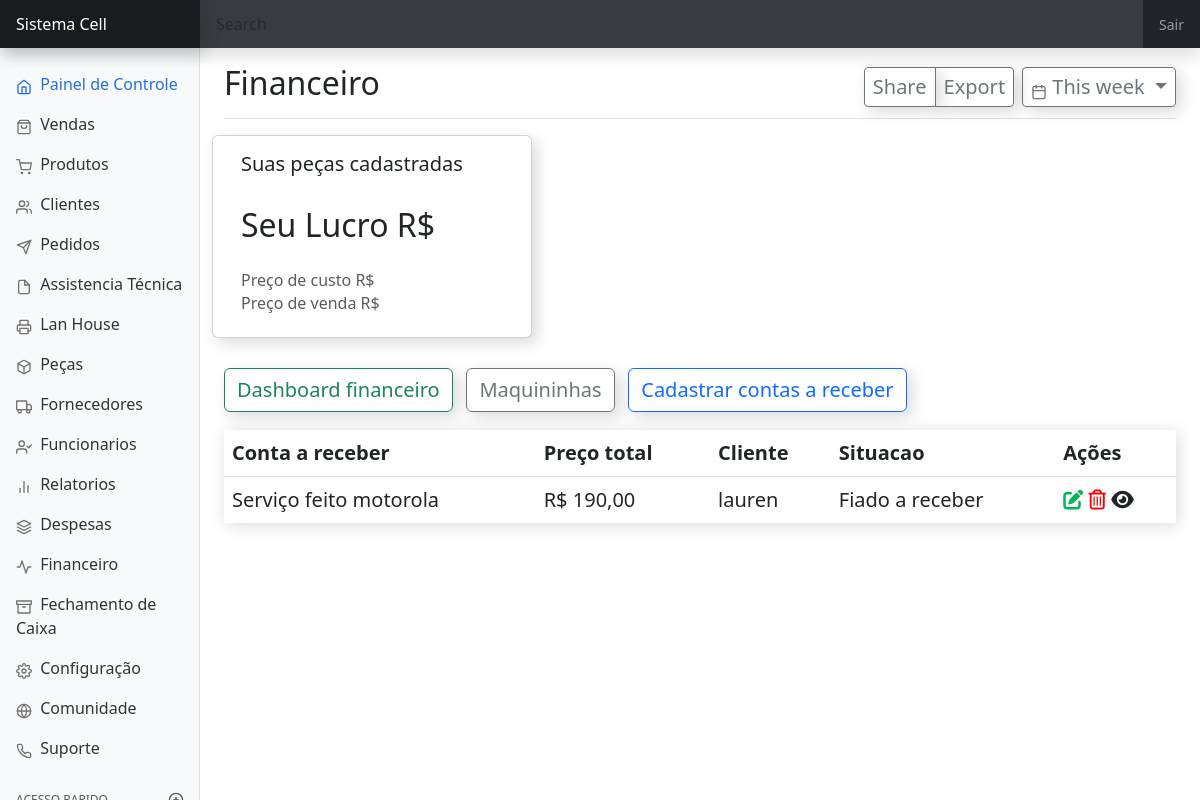
The app's page /financeiro (signed in) with its own data.
### orcamento/models.py (models this page shows, shortened)
class Orcamento(models.Model):
    ANALISE = 'Em analise'
    PASSAR_ORCAMENTO = 'Passar orçamento'
    AGUARDANDO_LIBERACAO = 'Aguardando liberaçāo'
    LIBERADO = 'Liberado'
    EM_REPARO = 'Em reparo'
    FINALIZADO = 'Finalizado'
    FINALIZADO_ENTREGUE = 'Finalizado e entregue'
    GARANTIA_ENCERRADA = 'Garantia encerrada'
    RETORNO_GARANTIA = 'Retorno garantia'
    CANCELADO = 'Cancelado'
    CANCELADO_ENTREGUE = 'Cancelado e entregue'
    STATUS = [
        (ANALISE, 'Em analise'),
        (PASSAR_ORCAMENTO, 'Passar orçamento'),
        (AGUARDANDO_LIBERACAO, 'Aguardando liberaçāo'),
        (LIBERADO,'Liberado'),
        (EM_REPARO, 'Em reparo'),
        (FINALIZADO, 'Finalizado'),
        (FINALIZADO_ENTREGUE, 'Finalizado e entregue'),
        (GARANTIA_ENCERRADA, 'Garantia encerrada'),
        (RETORNO_GARANTIA, 'Retorno garantia'),
        (CANCELADO, 'Cancelado'),
        (CANCELADO_ENTREGUE, 'Cancelado e entregue')
    ]
    PIX = 'Pix'
    CARTAO_CREDITO = 'Cartāo de credito'
    CARTAO_DEBITO = 'Cartāo de debito'
    DINHEIRO = 'Dinheiro'
    FIADO = 'Fiado a receber'
    FORMA_PAGAMENTO = [
        (PIX, 'Pix'),
        (CARTAO_CREDITO, 'Cartāo de credito'),
        (CARTAO_DEBITO, 'Cartāo de debito'),
        (DINHEIRO, 'Dinheiro'),
        (FIADO, 'Fiado a receber')
    ]
    usuario = models.ForeignKey(User, on_delete=models.PROTECT)
    cliente = models.ForeignKey(Cliente, on_delete=models.CASCADE)
    celular = models.CharField(max_length=90)
    data_entrega = models.DateField(null=True, blank=True)
    data_criacao = models.DateTimeField(auto_now_add=True)
    data_edicao = models.DateTimeField(auto_now=True)
    status = models.CharField(choices=STATUS, max_length=21)
    observacao = models.TextField(null=True, blank=True)
    tecnico = models.ForeignKey(Colaborador, on_delete=models.CASCADE)
    desconto = models.DecimalField(max_digits=9, decimal_places=2, null=True, blank=True)
    forma_pagamento = models.CharField(choices=FORMA_PAGAMENTO, max_length=21, default=PIX)
    data_vencimento = models.DateField(null=True, blank=True)
    qtd_parcela = models.IntegerField(null=True, blank=True)
    valor_entrada = models.DecimalField(max_digits=9, decimal_places=2, null=True, blank=True)
    card_machine = models.ForeignKey(CardMachine, on_delete=models.PROTECT, null=True, blank=True)
    card_payment_type = models.CharField(max_length=10, null=True, blank=True)
    card_installments = models.PositiveSmallIntegerField(null=True, blank=True)
    card_fee_percentage = models.DecimalField(max_digits=5, decimal_places=2, null=True, blank=True)
    card_fee_amount = models.DecimalField(max_digits=9, decimal_places=2, null=True, blank=True)
    card_base_amount = models.DecimalField(max_digits=9, decimal_places=2, null=True, blank=True)
    card_final_amount = models.DecimalField(max_digits=9, decimal_places=2, null=True, blank=True)
    pass_card_fee_to_customer = models.BooleanField(default=False)
    class Meta:
        ordering = ('-pk',)
    def total(self):
        if self.card_final_amount is not None:
            return self.card_final_amount
        desconto = self.desconto or Decimal('0.00')
        itens = self.orcamento_items.values_list('preco_orcamento', 'quantidade')
        total = sum(preco * qtd for preco, qtd in itens)
        return total - desconto

### cliente/models.py (models this page shows)
class Cliente(models.Model):
    usuario = models.ForeignKey(User, on_delete=models.PROTECT)
    data_criacao = models.DateTimeField(auto_now_add=True, editable=False)
    data_edicao = models.DateTimeField(auto_now=True, editable=False)
    nome_cliente = models.CharField(max_length=90)
    data_nascimento = models.DateField(null=True, blank=True)
    cpf = models.CharField(max_length=14, null=True, blank=True)
    telefone_contato = models.CharField(max_length=15, null=True, blank=True, validators=[telefone_validator])
    telefone_contato_2 = models.CharField(max_length=15, null=True, blank=True, validators=[telefone_validator])
    rua = models.CharField(max_length=99, null=True, blank=True)
    numero_casa = models.IntegerField(null=True, blank=True)
    bairro = models.CharField(max_length=90, null=True, blank=True)
    observacao = models.TextField(null=True, blank=True)
    def __str__(self):
        return self.nome_cliente

### financeiro/views.py (the view)
# urls.py: path('financeiro', login_required(ListaContasAReceber.as_view()), name='financeiro'),
class ListaContasAReceber(ListView):
    model = ContasAReceber
    template_name = 'financeiro/pagina-inicial-contas-a-receber.html'
    def get_queryset(self):
        return ContasAReceber.objects.filter(usuario=self.request.user)
    def get_context_data(self, **kwargs):
        context = super(ListaContasAReceber, self).get_context_data(**kwargs)
        context['venda'] = Vendas.objects.filter(forma_pagamento = 'Fiado a receber', usuario=self.request.user)
        context['orcamento'] = Orcamento.objects.filter(forma_pagamento = 'Fiado a receber', usuario=self.request.user)
        return context

### financeiro/templates/financeiro/pagina-inicial-contas-a-receber.html (shortened to what this page needs)
{% extends 'dashboard/pagina-inicial.html' %}
{% block titulo %}
Financeiro
{% endblock titulo %}
{% block conteudo %}
<div class="row" id="relatorio-financeiro">
    <div class="card">
        <div class="card-body">
          <h5 class="card-title">Suas peças cadastradas <b></b></h5>
          <h2 class="card-text">Seu Lucro R$</h2>
          <h6 class="card-subtitle mb-2 text-muted">Preço de custo R$</h6>
          <h6 class="card-subtitle mb-2 text-muted">Preço de venda R$</h6>
        </div>
      </div>
</div>
<div style="margin-top: 30px;">
<a href="{% url 'dashboard-financeiro' %}" class="btn btn-outline-success" style="margin-right: 10px;">Dashboard financeiro</a>
<a href="{% url 'maquininhas-cartao' %}" class="btn btn-outline-secondary" style="margin-right: 10px;">Maquininhas</a>
<a
        data-bs-toggle="modal"
        data-bs-target="#staticBackdrop"
        class="btn btn-outline-primary"
        hx-get="{% url 'cadastrar-contas-a-receber' %}"
        hx-target="#adicionar-conteudo">Cadastrar contas a receber</a>
</div>
<div style="padding-top: 18px">
    <table class="table table-borderless table-hover" style="box-shadow: 2px 2px 15px 0px rgba(4, 4, 4, 0.15);">
        <thead style="border-bottom: 0.15px solid rgb(229, 224, 224)">
            <tr>
                <th>Conta a receber</th>
                <th>Preço total</th>
                <th>Cliente</th>
                <th>Situacao</th>
                <th>Ações</th>
            </tr>
        </thead>
        <tbody id="financeiro-Tbody">
            {% include 'financeiro/tabela/tabela-contas-a-receber.html' %}
        </tbody>
    </table>
</div>
{% endblock conteudo %}

### financeiro/templates/financeiro/tabela/linhas-tabela-contas-a-receber-orcamento.html
<tr>
    <td>Serviço feito {{orcamento.celular}}</td>
    <td>R$ {{ orcamento.total }}</td>
    <td>{{ orcamento.cliente }}</td>
    <td>{{ orcamento.forma_pagamento }}</td>
    <td>
        <span
            data-bs-toggle="modal"
            data-bs-target="#staticBackdrop"
            hx-target="#adicionar-conteudo">
            <i class="fa-solid fa-pen-to-square" style="color: rgb(5, 180, 84);"></i>
        </span>
        <span
        data-bs-toggle="modal"
        data-bs-target="#success_tic_delete"
            hx-confirm="Deseja mesmo apagar"
            hx-target="closest tr"
            hx-swap="outerHTML swap:300ms">
            <i class="fa-regular fa-trash-can" style="color: red;"></i>
        </span>
        <span data-bs-toggle="offcanvas" data-bs-target="#offcanvasRight" hx-get="{% url 'detalhe-financeiro-orcamento' orcamento.pk %}"
              hx-target="#detalhe-financeiro" hx-swap="innerHTML"><i class="fa fa-eye"></i></span>
    </td>
</tr>

### static/css/dashboard.css (style rules this page uses)
body { font-size: .875rem; }

### financeiro/templates/financeiro/pagina-inicial-contas-a-receber.html (style rules this page uses)
.card { max-width: 20rem; box-shadow: 5px 5px 15px 0px rgba(4, 4, 4, 0.15); }
.card .card-text { margin: 30px auto; }
.table { font-size: 20px; }
.btn { box-shadow: 5px 5px 15px 0px rgba(4, 4, 4, 0.15); font-size: 20px; }

### records on screen
Orcamento: celular "motorola", total "190,00", cliente "lauren", forma_pagamento "Fiado a receber"
